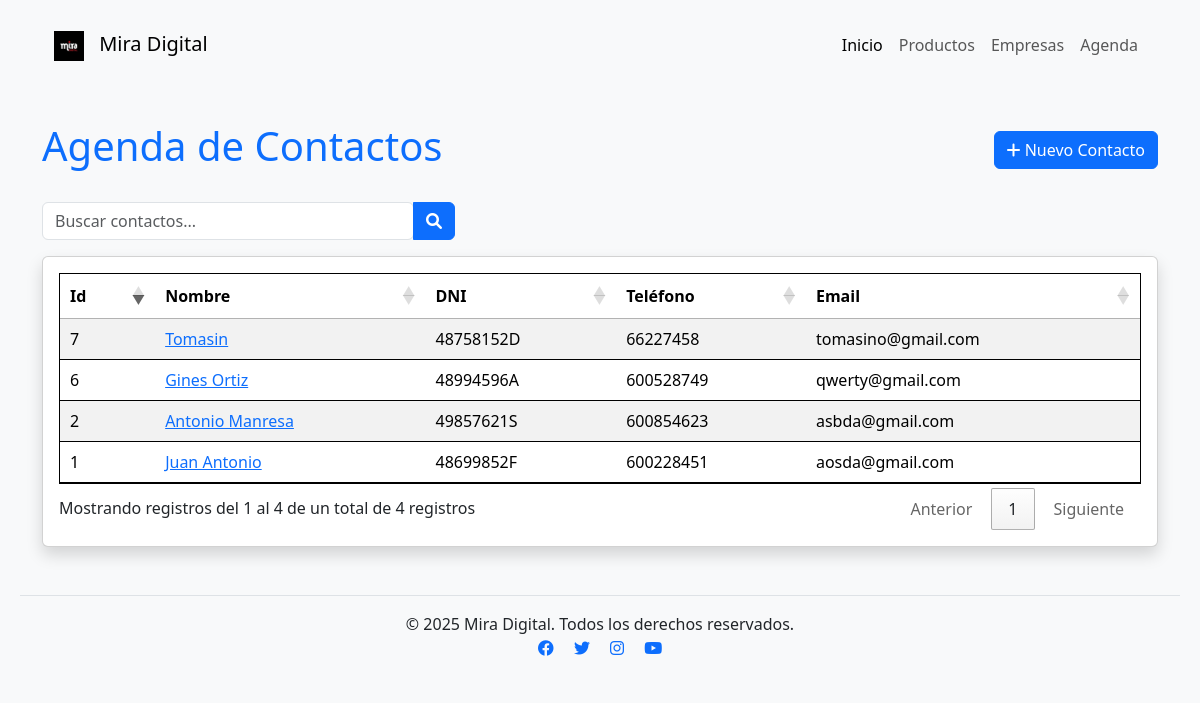
Screenshot of /agenda.php with the database file from the repository.
### tables this page shows
CREATE TABLE `agenda` (
  `id` int(11) NOT NULL,
  `nombre` varchar(40) NOT NULL,
  `nif` varchar(9) NOT NULL,
  `tlf` int(9) NOT NULL,
  `email` varchar(30) NOT NULL
);

### agenda.php (the view, shortened to what this page needs)
<!DOCTYPE html>
<html lang="es">
<head>
    <link href="https://cdn.jsdelivr.net/npm/bootstrap@5.3.3/dist/css/bootstrap.min.css" rel="stylesheet">
    <link href="https://cdnjs.cloudflare.com/ajax/libs/font-awesome/6.0.0/css/all.min.css" rel="stylesheet">
    <link rel="stylesheet" href="https://cdn.datatables.net/1.13.6/css/jquery.dataTables.min.css">
</head>
<body class="bg-light">
    <div class="card-body" style="padding: 1rem 1.25rem;">
        <?php require_once("conectar.php"); ?>
        <header>
            <div class="container">
        <main class="container my-5">
            <div class="d-flex justify-content-between align-items-center mb-4">
                <h1 class="text-primary">Agenda de Contactos</h1>
                <button type="button" class="btn btn-primary" data-bs-toggle="modal" data-bs-target="#nuevaagenda">
                    <i class="fas fa-plus"></i> Nuevo Contacto
                </button>
            </div>
            <div class="input-group mb-3">
                <div class="col-md-6 col-lg-4">
                    <input type="search" class="form-control" id="searchbox" placeholder="Buscar contactos...">
                 </div>
                 <button class="btn btn-primary"><i class="fas fa-search"></i></button>
            </div>
            <div class="card shadow">
                <div class="card-body">
                    <div class="table-responsive">
                    <table id="agendaTabla" class="table table-striped " style="width:100%; border: 1px solid black;">
                        <thead>
                            <tr>
                                <th>Id</th>
                                <th>Nombre</th>
                                <th>DNI</th>
                                <th>Teléfono</th>
                                <th>Email</th>
                            </tr>
                        </thead>
                        <tbody>
                            <?php
                            $datos = $dbh->prepare("SELECT * FROM agenda");
                            $datos->execute();
                            $dat = $datos->fetchAll();
                            foreach ($dat as $row) {
                            ?>
                                <tr>
                                    <td><?php echo $row['id']; ?></td>
                                    <td><a href="editar_contacto.php?id=<?php echo $row['id']; ?>"><?php echo htmlspecialchars($row["nombre"]); ?></a></td>
                                    <td><?php echo $row['nif']; ?></td>
                                    <td><?php echo $row['tlf']; ?></td>
                                    <td><?php echo $row['email']; ?></td>
                                </tr>
                            <?php
                            }
                            ?>
                        </tbody>
                    </table>
                </div>
            </div>
        </main>
        <body class="bg-light">
</body>
</body>
</html>

### rows the page displays
agenda: id "1", nombre "Juan Antonio", nif "48699852F", tlf "600228451", email "aosda@gmail.com"
agenda: id "2", nombre "Antonio Manresa", nif "49857621S", tlf "600854623", email "asbda@gmail.com"
agenda: id "6", nombre "Gines Ortiz", nif "48994596A", tlf "600528749", email "qwerty@gmail.com"
agenda: id "7", nombre "Tomasin", nif "48758152D", tlf "66227458", email "tomasino@gmail.com"
